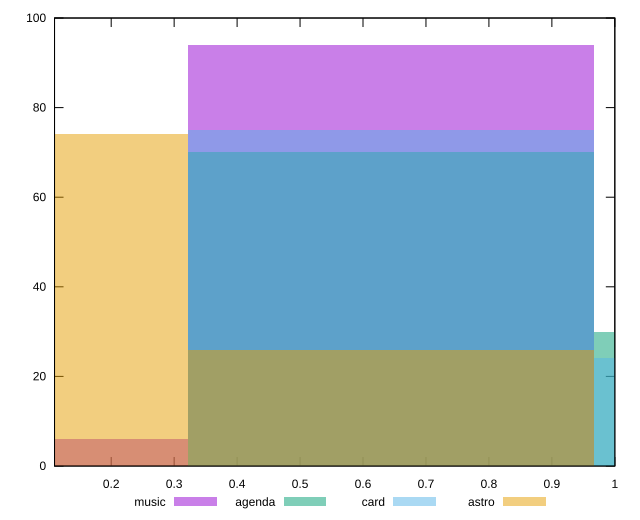

The script that saved this image:
reset

$music <<EOF
0.6442332492222629 94
0 6
EOF

$agenda <<EOF
0.6442332492222629 70
1.2884664984445258 30
EOF

$card <<EOF
0.6442332492222629 75
1.2884664984445258 24
EOF

$astro <<EOF
0.6442332492222629 26
0 74
EOF

set key outside below
set boxwidth 0.6442332492222629
set xrange [0.11:1]
set yrange [0:100]
set trange [0:100]
set style fill transparent solid 0.5 noborder
set terminal svg size 640, 520 enhanced background rgb 'white'
set output "report/report_00029_2021-02-24T13-36-40.390Z/mainthread-work-breakdown/comparison/histogram/all_score.svg"

plot $music title "music" with boxes, \
     $agenda title "agenda" with boxes, \
     $card title "card" with boxes, \
     $astro title "astro" with boxes

reset
